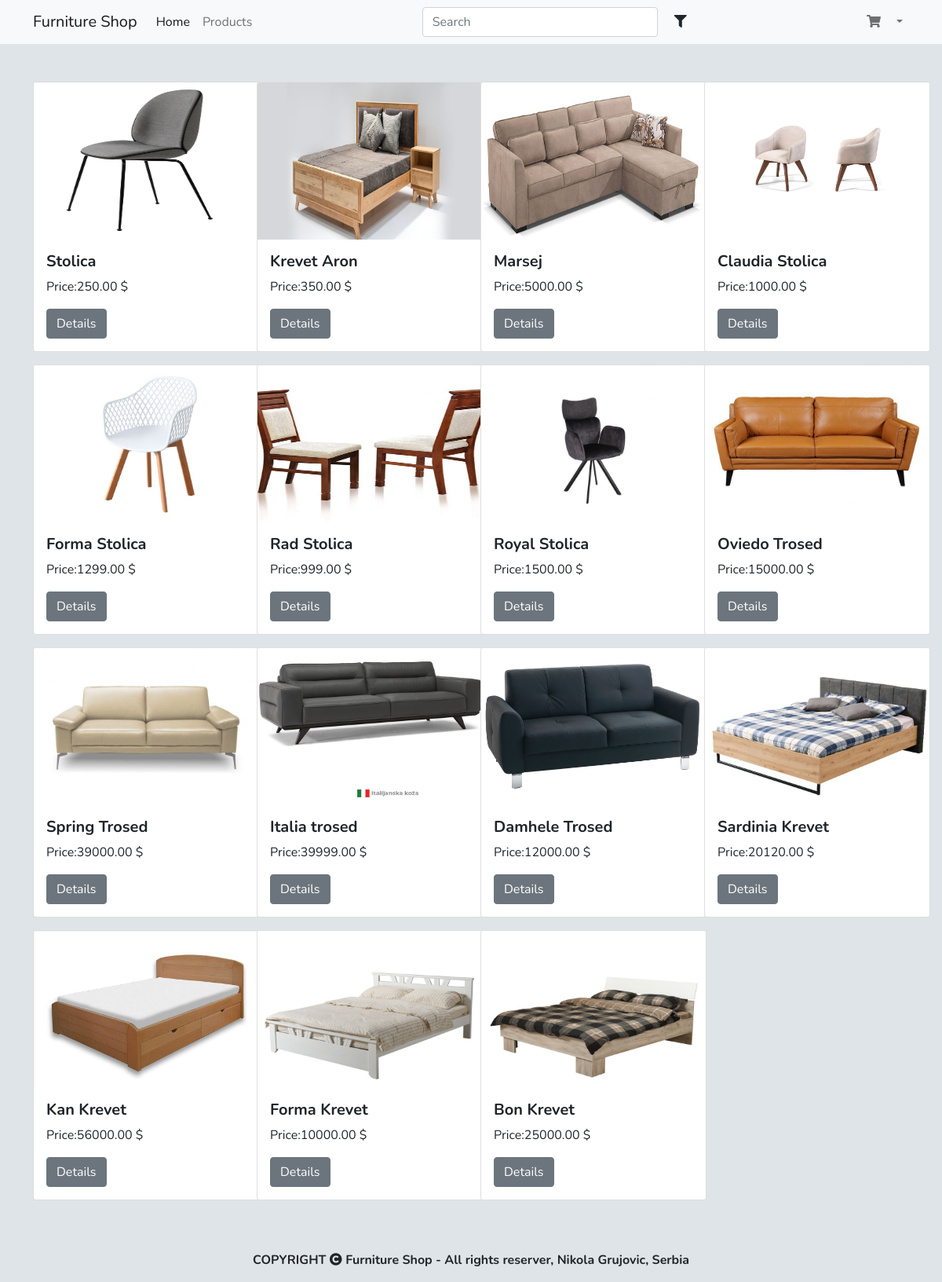
Screenshot of /FurnitureStore/proizvodi.php with the database file from the repository.
### tables this page shows
CREATE TABLE `product` (
  `productID` int(11) NOT NULL,
  `prod_images` text NOT NULL,
  `prod_proizID` int(100) NOT NULL,
  `cena` float NOT NULL,
  `kolicina` int(11) NOT NULL,
  `naziv` varchar(50) NOT NULL,
  `opis` varchar(500) DEFAULT NULL,
  `tip` varchar(25) NOT NULL,
  `kategorija` varchar(50) NOT NULL,
  `cr_proizvod` timestamp NOT NULL DEFAULT current_timestamp() ON UPDATE current_timestamp()
);

### FurnitureStore/proizvodi.php (the view, shortened to what this page needs)
<?php include_once 'templates/headerUser.php';?>
<?php
$mysqli = new mysqli('localhost','root','','grujovic');
 $sqlData = $mysqli->query("SELECT * FROM users WHERE name ='".$_SESSION['users']."'");
 $finalResult = $sqlData->fetch_assoc();
?>
<nav class="navbar navbar-expand-lg navbar-light bg-light">
    <div class="container">
        <a class="navbar-brand" >Furniture Shop</a>
        <div class="collapse navbar-collapse" id="navbarSupportedContent">
            <ul class="navbar-nav me-auto mb-2 mb-lg-0">
                <li class="nav-item">
                <a class="nav-link active" aria-current="page" href="index.php">Home</a>
                </li>
                <li class="nav-item">
                <a class="nav-link" href="proizvodi.php">Products</a>
                </li>
            </ul>
            <ul class="navbar-nav me-auto ml-auto">
            <form class="d-flex">
                <input class="form-control me-2 ch_length" id="search_bar" data-bs-toggle="popover" title="ShearchPopover" data-bs-trigger="focus" data-bs-html="true" data-bs-content="" type="search" placeholder="Search" aria-label="Search">
                <button class="btn btn " data-bs-toggle="modal" data-bs-target="#filterModal" id="filterBtn" type="button"><i class="fas fa-filter"></i></button>
            </form>
            </ul>
            <ul class="navbar-nav ml-auto">
                    <li class="nav-item dropdown">
                    <a class="nav-link dropdown"  id="cartBtn" role="button"  aria-expanded="false" data-bs-toggle="modal" data-bs-target="#modalKorpa">
                    <i class="fas fa-shopping-cart"></i>
                    </a>
                    </li>
                <?php
                echo '<li class="nav-item dropdown">
                <a class="nav-link dropdown-toggle" href="#" id="navbarDropdown" role="button" data-bs-toggle="dropdown" aria-expanded="false">
                    '.$finalResult['name'].'
                </a>
                <ul class="dropdown-menu" aria-labelledby="navbarDropdown">
                    <li><a class="dropdown-item" href="../index.php"><i class="fas fa-sign-out-alt"></i>Log out</a></li>
                </ul>
                </li>'
                ?>
            </ul>
        </div>
    </div>
</nav>
<div class="container mt-5">
    <div class="col-sm-12" id="baseProducts">
    <div class="row">
        <?php
        $allProd= $mysqli->query("SELECT * FROM product ");
        while($result_proizvod=$allProd->fetch_assoc()):
            ?>
            <div class="col-sm-3 mb-3" >
                <div class="card" style="width: 18rem;">
                    <img src="../AdminPage/images/<?php echo $result_proizvod['prod_images']?>" height="200px" class="card-img-top" alt="<?php echo $result_proizvod['naziv']?>">
                    <div class="card-body">
                        <h5 class="card-title" style="font-weight:bold;"><?php echo $result_proizvod['naziv']?></h5>
                        <p class="card-text">Price:<?php echo $result_proizvod['cena']?>.00 $</p>
                        <a href="productPage.php?id=<?php echo base64_encode($result_proizvod['productID'])?>" class="btn btn-secondary">Details</a>
                    </div>
                </div>
            </div>
        <?php
        endwhile
        ?>
        </div>
    </div>
</div>
<?php include_once 'templates/footerUser.php';?>

### FurnitureStore/css/mystyleUserPage.css (style rules this page uses)
body { font-family: 'Nunito', sans-serif !important; background-color: #DEE4E7 !important; }
.ch_length { width: 25vw !important; }

### rows the page displays
product: prod_images (picture), naziv "Stolica", cena "250"
product: prod_images (picture), naziv "Krevet Aron", cena "350"
product: prod_images (picture), naziv "Marsej", cena "5000"
product: prod_images (picture), naziv "Claudia Stolica", cena "1000"
product: prod_images (picture), naziv "Forma Stolica", cena "1299"
product: prod_images (picture), naziv "Rad Stolica", cena "999"
product: prod_images (picture), naziv "Royal Stolica", cena "1500"
product: prod_images (picture), naziv "Oviedo Trosed", cena "15000"
product: prod_images (picture), naziv "Spring Trosed", cena "39000"
product: prod_images+naziv (picture), naziv "Italia trosed", cena "39999"
product: prod_images (picture), naziv "Damhele Trosed", cena "12000"
product: prod_images (picture), naziv "Sardinia Krevet", cena "20120"
product: prod_images (picture), naziv "Kan Krevet", cena "56000"
product: prod_images (picture), naziv "Forma Krevet", cena "10000"
product: prod_images (picture), naziv "Bon Krevet", cena "25000"
